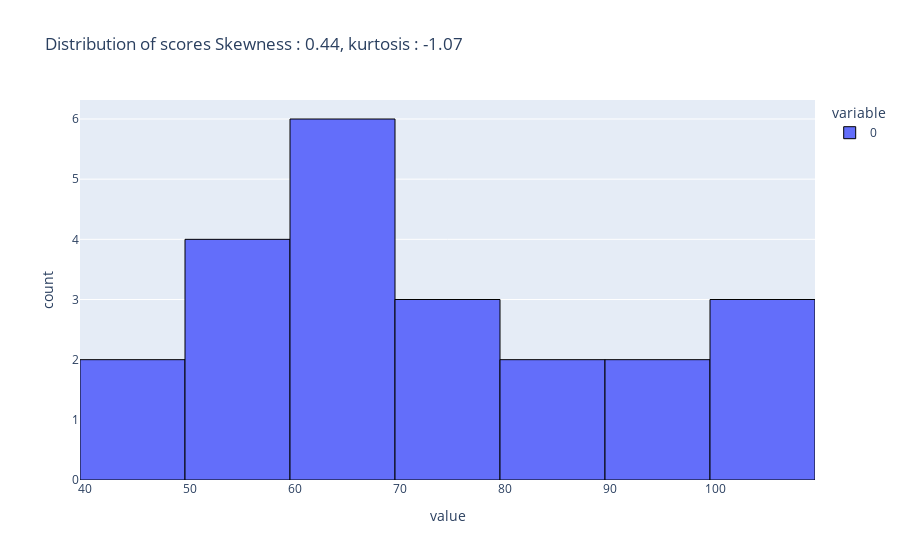

Source (notebook cell):
### Code cell
fig = px.histogram(scores ,nbins = 10, title= f'Distribution of scores\nSkewness : {data_skewness:.2f}, kurtosis : {data_kurtosis:.2f}')
fig.update_traces(marker=dict(line=dict(color = 'black', width = 1)))
fig.show()

### Figure 1 — Plotly figure (JSON) as saved in the notebook; plotly's stock layout.template omitted (floating-point values rounded to 4 significant figures)
{"data": [{"bingroup": "x", "hovertemplate": "variable=0<br>value=%{x}<br>count=%{y}<extra></extra>", "legendgroup": "0", "marker": {"color": "#636efa", "line": {"color": "black", "width": 1}, "pattern": {"shape": ""}}, "name": "0", "nbinsx": 10, "orientation": "v", "showlegend": true, "type": "histogram", "x": [45, 50, 55, 60, 60, 65, 70, 75, 80, 85, 90, 95, 100, 100, 45, 50, 55, 60, 60, 65, 70, 100], "xaxis": "x", "yaxis": "y"}], "layout": {"barmode": "relative", "legend": {"title": {"text": "variable"}, "tracegroupgap": 0}, "title": {"text": "Distribution of scores\nSkewness : 0.44, kurtosis : -1.07"}, "xaxis": {"anchor": "y", "domain": [0, 1], "title": {"text": "value"}}, "yaxis": {"anchor": "x", "domain": [0, 1], "title": {"text": "count"}}}}
